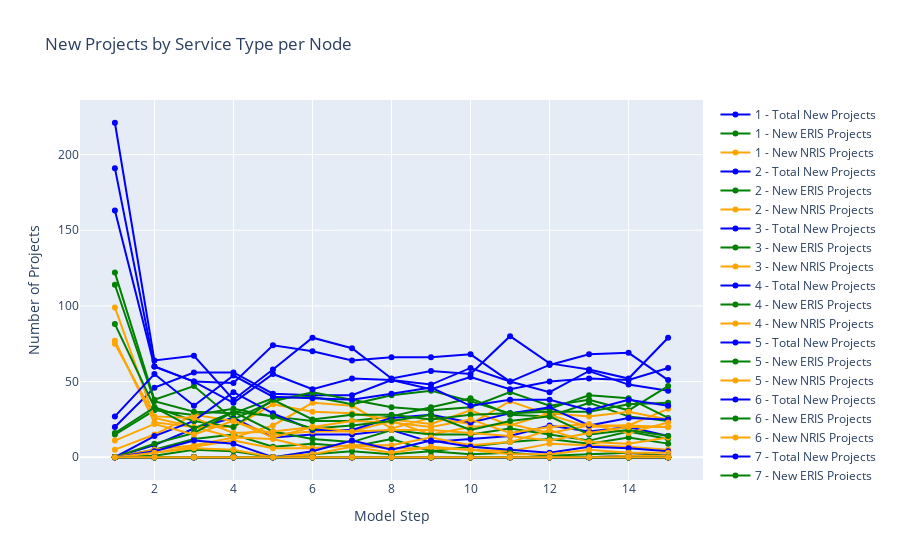
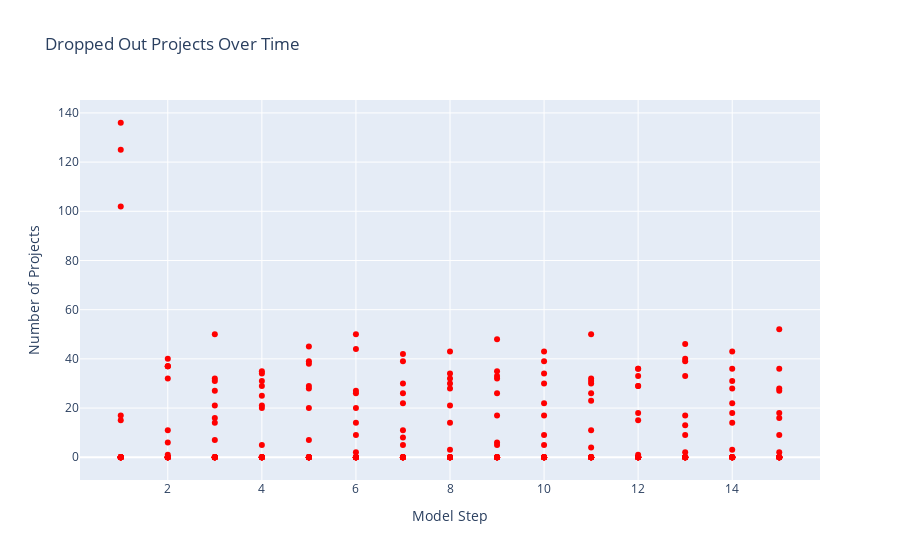
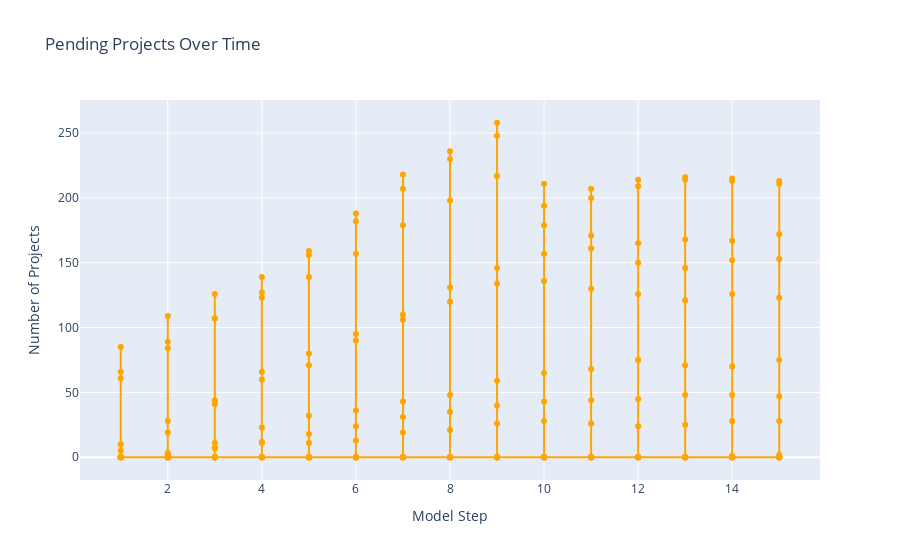
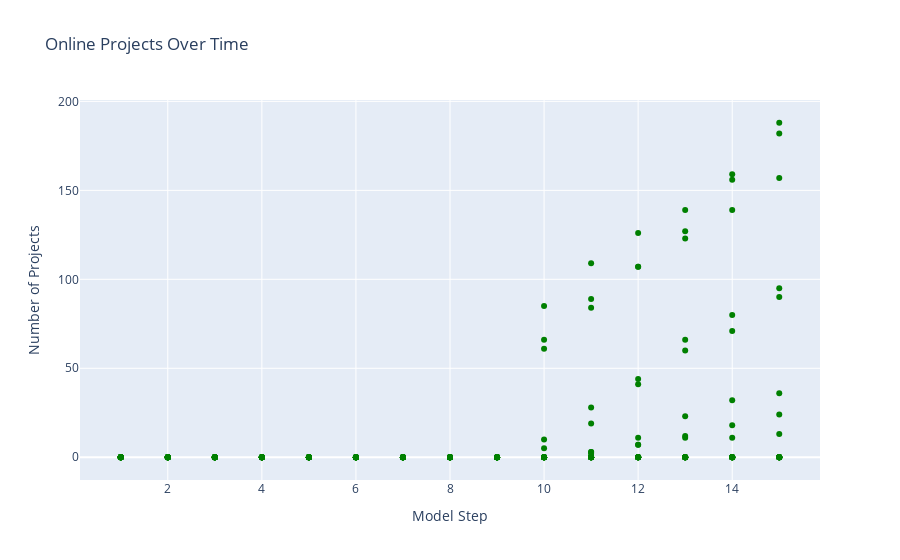

Notebook source saved alongside these figures, in order:
### Markdown cell above
# Node Plots

### Code cell
import pandas as pd
import plotly.graph_objects as go

# Load the CSV
df = pd.read_csv("node_round_summary.csv")

# Get unique node IDs
nodes = df['node_id'].unique()
import plotly.graph_objects as go

# --- Projects by Service Type ---
fig_projects = go.Figure()

for node in nodes:
    node_df = df[df['node_id'] == node]
    
    # Total new projects this step
    fig_projects.add_trace(go.Scatter(
        x=node_df['model_step'],
        y=node_df['num_projects'],
        mode='lines+markers',
        name=f"{node} - Total New Projects",
        line=dict(color='blue')
    ))
    
    # New ERIS projects
    fig_projects.add_trace(go.Scatter(
        x=node_df['model_step'],
        y=node_df['new_eris_count'],
        mode='lines+markers',
        name=f"{node} - New ERIS Projects",
        line=dict(color='green')
    ))
    
    # New NRIS projects
    fig_projects.add_trace(go.Scatter(
        x=node_df['model_step'],
        y=node_df['new_nris_count'],
        mode='lines+markers',
        name=f"{node} - New NRIS Projects",
        line=dict(color='orange')
    ))

fig_projects.update_layout(
    title="New Projects by Service Type per Node",
    xaxis_title="Model Step",
    yaxis_title="Number of Projects"
)

fig_projects.show()

# -------------------------------
# 1. Dropped Out Projects Over Time
fig_dropped = go.Figure()
fig_dropped.add_trace(go.Scatter(
    x=df['model_step'],
    y=df['new_dropped_out'],  # updated to match node_summary variable
    mode='markers',
    name='Dropped Out',
    line=dict(color='red')
))
fig_dropped.update_layout(
    title="Dropped Out Projects Over Time",
    xaxis_title="Model Step",
    yaxis_title="Number of Projects"
)
fig_dropped.show()

# -------------------------------
# 2. Pending Projects Over Time
fig_pending = go.Figure()
fig_pending.add_trace(go.Scatter(
    x=df['model_step'],
    y=df['total_pending_count'],  # matches node_summary
    mode='lines+markers',
    name='Pending',
    line=dict(color='orange')
))
fig_pending.update_layout(
    title="Pending Projects Over Time",
    xaxis_title="Model Step",
    yaxis_title="Number of Projects"
)
fig_pending.show()

# -------------------------------
# 3. Online Projects Over Time
fig_online = go.Figure()
fig_online.add_trace(go.Scatter(
    x=df['model_step'],
    y=df['total_online_count'],  # matches node_summary
    mode='markers',
    name='Online',
    line=dict(color='green')
))
fig_online.update_layout(
    title="Online Projects Over Time",
    xaxis_title="Model Step",
    yaxis_title="Number of Projects"
)
fig_online.show()

# -------------------------------
# 4. Installed vs Available Capacity
fig_available_capacity = go.Figure()
for node in nodes:
    node_df = df[df['node_id'] == node]
    fig_available_capacity.add_trace(go.Scatter(
        x=node_df['model_step'], y=node_df['available_capacity'],
        mode='lines+markers',
        name=f"{node} - Available Capacity"
    ))

fig_available_capacity.update_layout(
    title="Available Capacity per Node",
    xaxis_title="Model Step",
    yaxis_title="MW"
)
fig_available_capacity.show()

fig_capacity = go.Figure()
for node in nodes:
    node_df = df[df['node_id'] == node]
    fig_capacity.add_trace(go.Scatter(
        x=node_df['model_step'], y=node_df['installed_capacity'],  # fixed typo
        mode='lines+markers',
        name=f"{node} - Installed Capacity"
    ))
fig_capacity.update_layout(
    title="Installed  Capacity per Node",
    xaxis_title="Model Step",
    yaxis_title="MW"
)
fig_capacity.show()


# -------------------------------
# 5. Congestion Indicator
fig_congestion = go.Figure()
for node in nodes:
    node_df = df[df['node_id'] == node]
    fig_congestion.add_trace(go.Scatter(
        x=node_df['model_step'], y=node_df['congestion_indicator'],
        mode='lines+markers',
        name=f"{node} - Congestion"
    ))
fig_congestion.update_layout(
    title="Node Congestion Indicator Over Time",
    xaxis_title="Model Step",
    yaxis_title="Congestion Indicator"
)
fig_congestion.show()

# -------------------------------
# 6. Average Assigned Costs
cost_cols = [
    "avg_cost_eris_dropped_out", "avg_cost_nris_dropped_out",
    "avg_cost_eris_pending", "avg_cost_nris_pending",
    "avg_cost_eris_online", "avg_cost_nris_online"
]
fig_costs = go.Figure()
for node in nodes:
    node_df = df[df['node_id'] == node]
    for col in cost_cols:
        fig_costs.add_trace(go.Scatter(
            x=node_df['model_step'], y=node_df[col],
            mode='lines+markers',
            name=f"{node} - {col}"
        ))
fig_costs.update_layout(
    title="Average Assigned Costs per Status & Service Type",
    xaxis_title="Model Step",
    yaxis_title="Average Cost ($/MW)"
)
fig_costs.show()

# -------------------------------
# 7. MW sums per status & service type
mw_cols = [
    "pending_eris_mw", "pending_nris_mw",
    "online_eris_mw", "online_nris_mw",
    "dropped_out_eris_mw", "dropped_out_nris_mw"
]
fig_mw = go.Figure()
for node in nodes:
    node_df = df[df['node_id'] == node]
    for col in mw_cols:
        fig_mw.add_trace(go.Scatter(
            x=node_df['model_step'], y=node_df[col],
            mode='lines+markers',
            name=f"{node} - {col}"
        ))
fig_mw.update_layout(
    title="MW Sums per Status & Service Type",
    xaxis_title="Model Step",
    yaxis_title="MW"
)
fig_mw.show()
fig_time= go.Figure()
fig_time.add_trace(go.Scatter(
    x=df['model_step'],
    y=df['avg_construction_time'],
    mode='markers',
    name='Construction Time'
))
fig_time.add_trace(go.Scatter(
    x=df['model_step'],
    y=df['avg_study_time'],
    mode='markers',
    name='study Time'
))
fig_time.update_layout(
    title="Construction and study Time",
    xaxis_title="Model Step",
    yaxis_title="Year"
)
fig_time.show()

### Figure 1 — Plotly figure (JSON) as saved in the notebook; plotly's stock layout.template omitted (floating-point values rounded to 4 significant figures)
{"data": [{"line": {"color": "blue"}, "mode": "lines+markers", "name": "1 - Total New Projects", "type": "scatter", "x": [1, 2, 3, 4, 5, 6, 7, 8, 9, 10, 11, 12, 13, 14, 15], "y": [0, 0, 0, 0, 0, 0, 0, 0, 0, 0, 0, 0, 0, 0, 0]}, {"line": {"color": "green"}, "mode": "lines+markers", "name": "1 - New ERIS Projects", "type": "scatter", "x": [1, 2, 3, 4, 5, 6, 7, 8, 9, 10, 11, 12, 13, 14, 15], "y": [0, 0, 0, 0, 0, 0, 0, 0, 0, 0, 0, 0, 0, 0, 0]}, {"line": {"color": "orange"}, "mode": "lines+markers", "name": "1 - New NRIS Projects", "type": "scatter", "x": [1, 2, 3, 4, 5, 6, 7, 8, 9, 10, 11, 12, 13, 14, 15], "y": [0, 0, 0, 0, 0, 0, 0, 0, 0, 0, 0, 0, 0, 0, 0]}, {"line": {"color": "blue"}, "mode": "lines+markers", "name": "2 - Total New Projects", "type": "scatter", "x": [1, 2, 3, 4, 5, 6, 7, 8, 9, 10, 11, 12, 13, 14, 15], "y": [0, 0, 0, 0, 0, 0, 0, 0, 0, 0, 0, 0, 0, 0, 0]}, {"line": {"color": "green"}, "mode": "lines+markers", "name": "2 - New ERIS Projects", "type": "scatter", "x": [1, 2, 3, 4, 5, 6, 7, 8, 9, 10, 11, 12, 13, 14, 15], "y": [0, 0, 0, 0, 0, 0, 0, 0, 0, 0, 0, 0, 0, 0, 0]}, {"line": {"color": "orange"}, "mode": "lines+markers", "name": "2 - New NRIS Projects", "type": "scatter", "x": [1, 2, 3, 4, 5, 6, 7, 8, 9, 10, 11, 12, 13, 14, 15], "y": [0, 0, 0, 0, 0, 0, 0, 0, 0, 0, 0, 0, 0, 0, 0]}, {"line": {"color": "blue"}, "mode": "lines+markers", "name": "3 - Total New Projects", "type": "scatter", "x": [1, 2, 3, 4, 5, 6, 7, 8, 9, 10, 11, 12, 13, 14, 15], "y": [0, 8, 19, 26, 13, 15, 15, 18, 10, 12, 14, 21, 17, 20, 14]}, {"line": {"color": "green"}, "mode": "lines+markers", "name": "3 - New ERIS Projects", "type": "scatter", "x": [1, 2, 3, 4, 5, 6, 7, 8, 9, 10, 11, 12, 13, 14, 15], "y": [0, 5, 12, 15, 7, 9, 7, 12, 4, 7, 10, 12, 9, 13, 9]}, {"line": {"color": "orange"}, "mode": "lines+markers", "name": "3 - New NRIS Projects", "type": "scatter", "x": [1, 2, 3, 4, 5, 6, 7, 8, 9, 10, 11, 12, 13, 14, 15], "y": [0, 3, 7, 11, 6, 6, 8, 6, 6, 5, 4, 9, 8, 7, 5]}, {"line": {"color": "blue"}, "mode": "lines+markers", "name": "4 - Total New Projects", "type": "scatter", "x": [1, 2, 3, 4, 5, 6, 7, 8, 9, 10, 11, 12, 13, 14, 15], "y": [20, 46, 56, 56, 42, 41, 41, 51, 48, 59, 50, 43, 57, 48, 44]}, {"line": {"color": "green"}, "mode": "lines+markers", "name": "4 - New ERIS Projects", "type": "scatter", "x": [1, 2, 3, 4, 5, 6, 7, 8, 9, 10, 11, 12, 13, 14, 15], "y": [15, 31, 28, 32, 27, 24, 24, 27, 33, 39, 28, 27, 36, 27, 24]}, {"line": {"color": "orange"}, "mode": "lines+markers", "name": "4 - New NRIS Projects", "type": "scatter", "x": [1, 2, 3, 4, 5, 6, 7, 8, 9, 10, 11, 12, 13, 14, 15], "y": [5, 15, 28, 24, 15, 17, 17, 24, 15, 20, 22, 16, 21, 21, 20]}, {"line": {"color": "blue"}, "mode": "lines+markers", "name": "5 - Total New Projects", "type": "scatter", "x": [1, 2, 3, 4, 5, 6, 7, 8, 9, 10, 11, 12, 13, 14, 15], "y": [221, 64, 67, 38, 58, 79, 72, 52, 57, 55, 80, 62, 58, 52, 79]}, {"line": {"color": "green"}, "mode": "lines+markers", "name": "5 - New ERIS Projects", "type": "scatter", "x": [1, 2, 3, 4, 5, 6, 7, 8, 9, 10, 11, 12, 13, 14, 15], "y": [122, 38, 47, 25, 37, 43, 38, 33, 31, 33, 43, 34, 38, 31, 47]}, {"line": {"color": "orange"}, "mode": "lines+markers", "name": "5 - New NRIS Projects", "type": "scatter", "x": [1, 2, 3, 4, 5, 6, 7, 8, 9, 10, 11, 12, 13, 14, 15], "y": [99, 26, 20, 13, 21, 36, 34, 19, 26, 22, 37, 28, 20, 21, 32]}, {"line": {"color": "blue"}, "mode": "lines+markers", "name": "6 - Total New Projects", "type": "scatter", "x": [1, 2, 3, 4, 5, 6, 7, 8, 9, 10, 11, 12, 13, 14, 15], "y": [0, 0, 0, 0, 0, 0, 0, 0, 0, 0, 0, 0, 0, 0, 0]}, {"line": {"color": "green"}, "mode": "lines+markers", "name": "6 - New ERIS Projects", "type": "scatter", "x": [1, 2, 3, 4, 5, 6, 7, 8, 9, 10, 11, 12, 13, 14, 15], "y": [0, 0, 0, 0, 0, 0, 0, 0, 0, 0, 0, 0, 0, 0, 0]}, {"line": {"color": "orange"}, "mode": "lines+markers", "name": "6 - New NRIS Projects", "type": "scatter", "x": [1, 2, 3, 4, 5, 6, 7, 8, 9, 10, 11, 12, 13, 14, 15], "y": [0, 0, 0, 0, 0, 0, 0, 0, 0, 0, 0, 0, 0, 0, 0]}, {"line": {"color": "blue"}, "mode": "lines+markers", "name": "7 - Total New Projects", "type": "scatter", "x": [1, 2, 3, 4, 5, 6, 7, 8, 9, 10, 11, 12, 13, 14, 15], "y": [0, 0, 0, 0, 0, 0, 0, 0, 0, 0, 0, 0, 0, 0, 0]}, {"line": {"color": "green"}, "mode": "lines+markers", "name": "7 - New ERIS Projects", "type": "scatter", "x": [1, 2, 3, 4, 5, 6, 7, 8, 9, 10, 11, 12, 13, 14, 15], "y": [0, 0, 0, 0, 0, 0, 0, 0, 0, 0, 0, 0, 0, 0, 0]}, {"line": {"color": "orange"}, "mode": "lines+markers", "name": "7 - New NRIS Projects", "type": "scatter", "x": [1, 2, 3, 4, 5, 6, 7, 8, 9, 10, 11, 12, 13, 14, 15], "y": [0, 0, 0, 0, 0, 0, 0, 0, 0, 0, 0, 0, 0, 0, 0]}, {"line": {"color": "blue"}, "mode": "lines+markers", "name": "8 - Total New Projects", "type": "scatter", "x": [1, 2, 3, 4, 5, 6, 7, 8, 9, 10, 11, 12, 13, 14, 15], "y": [0, 0, 0, 0, 0, 0, 0, 0, 0, 0, 0, 0, 0, 0, 0]}, {"line": {"color": "green"}, "mode": "lines+markers", "name": "8 - New ERIS Projects", "type": "scatter", "x": [1, 2, 3, 4, 5, 6, 7, 8, 9, 10, 11, 12, 13, 14, 15], "y": [0, 0, 0, 0, 0, 0, 0, 0, 0, 0, 0, 0, 0, 0, 0]}, {"line": {"color": "orange"}, "mode": "lines+markers", "name": "8 - New NRIS Projects", "type": "scatter", "x": [1, 2, 3, 4, 5, 6, 7, 8, 9, 10, 11, 12, 13, 14, 15], "y": [0, 0, 0, 0, 0, 0, 0, 0, 0, 0, 0, 0, 0, 0, 0]}, {"line": {"color": "blue"}, "mode": "lines+markers", "name": "9 - Total New Projects", "type": "scatter", "x": [1, 2, 3, 4, 5, 6, 7, 8, 9, 10, 11, 12, 13, 14, 15], "y": [191, 60, 50, 49, 74, 70, 64, 66, 66, 68, 50, 61, 68, 69, 51]}, {"line": {"color": "green"}, "mode": "lines+markers", "name": "9 - New ERIS Projects", "type": "scatter", "x": [1, 2, 3, 4, 5, 6, 7, 8, 9, 10, 11, 12, 13, 14, 15], "y": [114, 37, 30, 29, 39, 40, 35, 41, 44, 37, 29, 32, 41, 39, 26]}, {"line": {"color": "orange"}, "mode": "lines+markers", "name": "9 - New NRIS Projects", "type": "scatter", "x": [1, 2, 3, 4, 5, 6, 7, 8, 9, 10, 11, 12, 13, 14, 15], "y": [77, 23, 20, 20, 35, 30, 29, 25, 22, 31, 21, 29, 27, 30, 25]}, {"line": {"color": "blue"}, "mode": "lines+markers", "name": "10 - Total New Projects", "type": "scatter", "x": [1, 2, 3, 4, 5, 6, 7, 8, 9, 10, 11, 12, 13, 14, 15], "y": [0, 0, 0, 0, 0, 0, 0, 0, 0, 0, 0, 0, 0, 0, 0]}, {"line": {"color": "green"}, "mode": "lines+markers", "name": "10 - New ERIS Projects", "type": "scatter", "x": [1, 2, 3, 4, 5, 6, 7, 8, 9, 10, 11, 12, 13, 14, 15], "y": [0, 0, 0, 0, 0, 0, 0, 0, 0, 0, 0, 0, 0, 0, 0]}, {"line": {"color": "orange"}, "mode": "lines+markers", "name": "10 - New NRIS Projects", "type": "scatter", "x": [1, 2, 3, 4, 5, 6, 7, 8, 9, 10, 11, 12, 13, 14, 15], "y": [0, 0, 0, 0, 0, 0, 0, 0, 0, 0, 0, 0, 0, 0, 0]}, {"line": {"color": "blue"}, "mode": "lines+markers", "name": "11 - Total New Projects", "type": "scatter", "x": [1, 2, 3, 4, 5, 6, 7, 8, 9, 10, 11, 12, 13, 14, 15], "y": [0, 14, 24, 43, 29, 18, 18, 26, 28, 23, 29, 33, 21, 26, 25]}, {"line": {"color": "green"}, "mode": "lines+markers", "name": "11 - New ERIS Projects", "type": "scatter", "x": [1, 2, 3, 4, 5, 6, 7, 8, 9, 10, 11, 12, 13, 14, 15], "y": [0, 9, 16, 30, 17, 12, 10, 18, 15, 15, 19, 15, 11, 17, 12]}, {"line": {"color": "orange"}, "mode": "lines+markers", "name": "11 - New NRIS Projects", "type": "scatter", "x": [1, 2, 3, 4, 5, 6, 7, 8, 9, 10, 11, 12, 13, 14, 15], "y": [0, 5, 8, 13, 12, 6, 8, 8, 13, 8, 10, 18, 10, 9, 13]}, {"line": {"color": "blue"}, "mode": "lines+markers", "name": "12 - Total New Projects", "type": "scatter", "x": [1, 2, 3, 4, 5, 6, 7, 8, 9, 10, 11, 12, 13, 14, 15], "y": [0, 0, 0, 0, 0, 0, 0, 0, 0, 0, 0, 0, 0, 0, 0]}, {"line": {"color": "green"}, "mode": "lines+markers", "name": "12 - New ERIS Projects", "type": "scatter", "x": [1, 2, 3, 4, 5, 6, 7, 8, 9, 10, 11, 12, 13, 14, 15], "y": [0, 0, 0, 0, 0, 0, 0, 0, 0, 0, 0, 0, 0, 0, 0]}, {"line": {"color": "orange"}, "mode": "lines+markers", "name": "12 - New NRIS Projects", "type": "scatter", "x": [1, 2, 3, 4, 5, 6, 7, 8, 9, 10, 11, 12, 13, 14, 15], "y": [0, 0, 0, 0, 0, 0, 0, 0, 0, 0, 0, 0, 0, 0, 0]}, {"line": {"color": "blue"}, "mode": "lines+markers", "name": "13 - Total New Projects", "type": "scatter", "x": [1, 2, 3, 4, 5, 6, 7, 8, 9, 10, 11, 12, 13, 14, 15], "y": [0, 0, 0, 0, 0, 0, 0, 0, 0, 0, 0, 0, 0, 0, 0]}, {"line": {"color": "green"}, "mode": "lines+markers", "name": "13 - New ERIS Projects", "type": "scatter", "x": [1, 2, 3, 4, 5, 6, 7, 8, 9, 10, 11, 12, 13, 14, 15], "y": [0, 0, 0, 0, 0, 0, 0, 0, 0, 0, 0, 0, 0, 0, 0]}, {"line": {"color": "orange"}, "mode": "lines+markers", "name": "13 - New NRIS Projects", "type": "scatter", "x": [1, 2, 3, 4, 5, 6, 7, 8, 9, 10, 11, 12, 13, 14, 15], "y": [0, 0, 0, 0, 0, 0, 0, 0, 0, 0, 0, 0, 0, 0, 0]}, {"line": {"color": "blue"}, "mode": "lines+markers", "name": "14 - Total New Projects", "type": "scatter", "x": [1, 2, 3, 4, 5, 6, 7, 8, 9, 10, 11, 12, 13, 14, 15], "y": [0, 0, 0, 0, 0, 0, 0, 0, 0, 0, 0, 0, 0, 0, 0]}, {"line": {"color": "green"}, "mode": "lines+markers", "name": "14 - New ERIS Projects", "type": "scatter", "x": [1, 2, 3, 4, 5, 6, 7, 8, 9, 10, 11, 12, 13, 14, 15], "y": [0, 0, 0, 0, 0, 0, 0, 0, 0, 0, 0, 0, 0, 0, 0]}, {"line": {"color": "orange"}, "mode": "lines+markers", "name": "14 - New NRIS Projects", "type": "scatter", "x": [1, 2, 3, 4, 5, 6, 7, 8, 9, 10, 11, 12, 13, 14, 15], "y": [0, 0, 0, 0, 0, 0, 0, 0, 0, 0, 0, 0, 0, 0, 0]}, {"line": {"color": "blue"}, "mode": "lines+markers", "name": "15 - Total New Projects", "type": "scatter", "x": [1, 2, 3, 4, 5, 6, 7, 8, 9, 10, 11, 12, 13, 14, 15], "y": [0, 0, 0, 0, 0, 0, 0, 0, 0, 0, 0, 0, 0, 0, 0]}, {"line": {"color": "green"}, "mode": "lines+markers", "name": "15 - New ERIS Projects", "type": "scatter", "x": [1, 2, 3, 4, 5, 6, 7, 8, 9, 10, 11, 12, 13, 14, 15], "y": [0, 0, 0, 0, 0, 0, 0, 0, 0, 0, 0, 0, 0, 0, 0]}, {"line": {"color": "orange"}, "mode": "lines+markers", "name": "15 - New NRIS Projects", "type": "scatter", "x": [1, 2, 3, 4, 5, 6, 7, 8, 9, 10, 11, 12, 13, 14, 15], "y": [0, 0, 0, 0, 0, 0, 0, 0, 0, 0, 0, 0, 0, 0, 0]}, {"line": {"color": "blue"}, "mode": "lines+markers", "name": "16 - Total New Projects", "type": "scatter", "x": [1, 2, 3, 4, 5, 6, 7, 8, 9, 10, 11, 12, 13, 14, 15], "y": [163, 60, 50, 36, 55, 45, 52, 51, 45, 53, 45, 50, 52, 51, 59]}, {"line": {"color": "green"}, "mode": "lines+markers", "name": "16 - New ERIS Projects", "type": "scatter", "x": [1, 2, 3, 4, 5, 6, 7, 8, 9, 10, 11, 12, 13, 14, 15], "y": [88, 33, 24, 20, 38, 25, 28, 28, 25, 28, 29, 30, 30, 35, 36]}, {"line": {"color": "orange"}, "mode": "lines+markers", "name": "16 - New NRIS Projects", "type": "scatter", "x": [1, 2, 3, 4, 5, 6, 7, 8, 9, 10, 11, 12, 13, 14, 15], "y": [75, 27, 26, 16, 17, 20, 24, 23, 20, 25, 16, 20, 22, 16, 23]}, {"line": {"color": "blue"}, "mode": "lines+markers", "name": "17 - Total New Projects", "type": "scatter", "x": [1, 2, 3, 4, 5, 6, 7, 8, 9, 10, 11, 12, 13, 14, 15], "y": [27, 55, 34, 54, 40, 39, 38, 42, 46, 34, 38, 38, 31, 38, 34]}, {"line": {"color": "green"}, "mode": "lines+markers", "name": "17 - New ERIS Projects", "type": "scatter", "x": [1, 2, 3, 4, 5, 6, 7, 8, 9, 10, 11, 12, 13, 14, 15], "y": [16, 33, 19, 30, 27, 19, 21, 24, 28, 18, 24, 27, 15, 18, 14]}, {"line": {"color": "orange"}, "mode": "lines+markers", "name": "17 - New NRIS Projects", "type": "scatter", "x": [1, 2, 3, 4, 5, 6, 7, 8, 9, 10, 11, 12, 13, 14, 15], "y": [11, 22, 15, 24, 13, 20, 17, 18, 18, 16, 14, 11, 16, 20, 20]}, {"line": {"color": "blue"}, "mode": "lines+markers", "name": "18 - Total New Projects", "type": "scatter", "x": [1, 2, 3, 4, 5, 6, 7, 8, 9, 10, 11, 12, 13, 14, 15], "y": [0, 4, 11, 9, 0, 4, 11, 5, 11, 7, 5, 3, 7, 6, 4]}, {"line": {"color": "green"}, "mode": "lines+markers", "name": "18 - New ERIS Projects", "type": "scatter", "x": [1, 2, 3, 4, 5, 6, 7, 8, 9, 10, 11, 12, 13, 14, 15], "y": [0, 1, 5, 4, 0, 2, 4, 2, 4, 2, 3, 1, 2, 3, 1]}, {"line": {"color": "orange"}, "mode": "lines+markers", "name": "18 - New NRIS Projects", "type": "scatter", "x": [1, 2, 3, 4, 5, 6, 7, 8, 9, 10, 11, 12, 13, 14, 15], "y": [0, 3, 6, 5, 0, 2, 7, 3, 7, 5, 2, 2, 5, 3, 3]}, {"line": {"color": "blue"}, "mode": "lines+markers", "name": "19 - Total New Projects", "type": "scatter", "x": [1, 2, 3, 4, 5, 6, 7, 8, 9, 10, 11, 12, 13, 14, 15], "y": [0, 0, 0, 0, 0, 0, 0, 0, 0, 0, 0, 0, 0, 1, 1]}, {"line": {"color": "green"}, "mode": "lines+markers", "name": "19 - New ERIS Projects", "type": "scatter", "x": [1, 2, 3, 4, 5, 6, 7, 8, 9, 10, 11, 12, 13, 14, 15], "y": [0, 0, 0, 0, 0, 0, 0, 0, 0, 0, 0, 0, 0, 0, 0]}, {"line": {"color": "orange"}, "mode": "lines+markers", "name": "19 - New NRIS Projects", "type": "scatter", "x": [1, 2, 3, 4, 5, 6, 7, 8, 9, 10, 11, 12, 13, 14, 15], "y": [0, 0, 0, 0, 0, 0, 0, 0, 0, 0, 0, 0, 0, 1, 1]}, {"line": {"color": "blue"}, "mode": "lines+markers", "name": "20 - Total New Projects", "type": "scatter", "x": [1, 2, 3, 4, 5, 6, 7, 8, 9, 10, 11, 12, 13, 14, 15], "y": [0, 0, 0, 0, 0, 0, 0, 0, 0, 0, 0, 0, 0, 0, 0]}, {"line": {"color": "green"}, "mode": "lines+markers", "name": "20 - New ERIS Projects", "type": "scatter", "x": [1, 2, 3, 4, 5, 6, 7, 8, 9, 10, 11, 12, 13, 14, 15], "y": [0, 0, 0, 0, 0, 0, 0, 0, 0, 0, 0, 0, 0, 0, 0]}, {"line": {"color": "orange"}, "mode": "lines+markers", "name": "20 - New NRIS Projects", "type": "scatter", "x": [1, 2, 3, 4, 5, 6, 7, 8, 9, 10, 11, 12, 13, 14, 15], "y": [0, 0, 0, 0, 0, 0, 0, 0, 0, 0, 0, 0, 0, 0, 0]}], "layout": {"title": {"text": "New Projects by Service Type per Node"}, "xaxis": {"title": {"text": "Model Step"}}, "yaxis": {"title": {"text": "Number of Projects"}}}}

### Figure 2 — Plotly figure (JSON) as saved in the notebook; plotly's stock layout.template omitted (floating-point values rounded to 4 significant figures; data arrays with more than 128 entries replaced by an {"elided": "..."} marker saying what was removed)
{"data": [{"line": {"color": "red"}, "mode": "markers", "name": "Dropped Out", "type": "scatter", "x": {"elided": "300 int values"}, "y": {"elided": "300 int values"}}], "layout": {"title": {"text": "Dropped Out Projects Over Time"}, "xaxis": {"title": {"text": "Model Step"}}, "yaxis": {"title": {"text": "Number of Projects"}}}}

### Figure 3 — Plotly figure (JSON) as saved in the notebook; plotly's stock layout.template omitted (floating-point values rounded to 4 significant figures; data arrays with more than 128 entries replaced by an {"elided": "..."} marker saying what was removed)
{"data": [{"line": {"color": "orange"}, "mode": "lines+markers", "name": "Pending", "type": "scatter", "x": {"elided": "300 int values"}, "y": {"elided": "300 int values"}}], "layout": {"title": {"text": "Pending Projects Over Time"}, "xaxis": {"title": {"text": "Model Step"}}, "yaxis": {"title": {"text": "Number of Projects"}}}}

### Figure 4 — Plotly figure (JSON) as saved in the notebook; plotly's stock layout.template omitted (floating-point values rounded to 4 significant figures; data arrays with more than 128 entries replaced by an {"elided": "..."} marker saying what was removed)
{"data": [{"line": {"color": "green"}, "mode": "markers", "name": "Online", "type": "scatter", "x": {"elided": "300 int values"}, "y": {"elided": "300 int values"}}], "layout": {"title": {"text": "Online Projects Over Time"}, "xaxis": {"title": {"text": "Model Step"}}, "yaxis": {"title": {"text": "Number of Projects"}}}}
